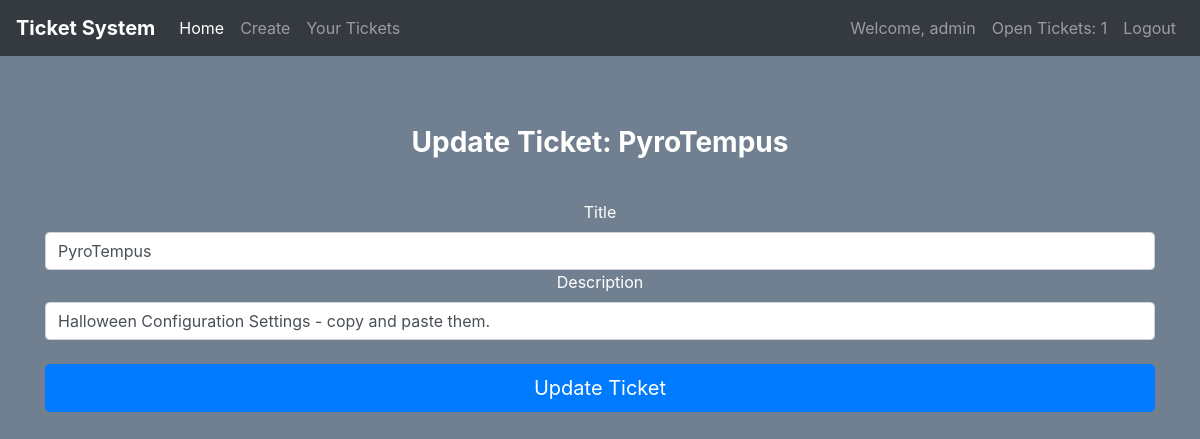
/update/1 (signed in), run on the app's committed database.
### ticketsystem/models.py (models this page shows, shortened)
class User(db.Model, UserMixin):
    id = db.Column(db.Integer(), primary_key=True)
    username = db.Column(db.String(length=30), nullable=False, unique=True)
    email_address = db.Column(db.String(length=50), nullable=False, unique=True)
    password_hash = db.Column(db.String(length=60), nullable=False)
    is_admin = db.Column(db.Boolean(), default=False)
    tickets = db.relationship('Ticket', backref='owned_user', lazy=True)
    @property
    def password(self):
        return self.password

class Ticket(db.Model):
    id = db.Column(db.Integer, primary_key=True)
    name = db.Column(db.String(128), nullable=False)
    description = db.Column(db.String(1024), nullable=False)
    status = db.Column(db.String(16), nullable=False)
    date_created = db.Column(db.DateTime, default=datetime.utcnow)
    owner = db.Column(db.Integer(), db.ForeignKey('user.id'))

### ticketsystem/routes.py (the view, shortened to what this page needs)
@app.route('/update/<int:id>', methods=['POST', 'GET'])
@login_required
def update(id):
    ticket_to_update = Ticket.query.get_or_404(id)
    form = UpdateTicketForm()
    if ticket_to_update.owner != flask_login.current_user.id and not flask_login.current_user.is_admin:
        flash(f'You are not authorized to update that ticket.', category='danger')
        return redirect('/tickets')
    if form.errors != {}:  # If there are not any validation errors
        for err_msg in form.errors.values():
            flash(f'There was an error updating that ticket: {err_msg}', category='danger')
    form.name.data = ticket_to_update.name
    form.description.data = ticket_to_update.description
    return render_template('update_ticket.html', form=form, ticket=ticket_to_update)

### ticketsystem/forms.py
class UpdateTicketForm(FlaskForm):
    name = StringField(label='Title', validators=[DataRequired()])
    description = StringField(label='Description', validators=[Length(min=5, max=1024), DataRequired()])
    submit = SubmitField(label='Update Ticket')

### ticketsystem/models.py (called while the page is built)
@login_manager.user_loader
def load_user(user_id):
    return User.query.get(int(user_id))

### ticketsystem/templates/update_ticket.html (shortened to what this page needs)
{% extends 'base.html' %}
{% block body %}
<body class="text-center">
    <div class="container">
        <form method="POST" class="form-register" style="color:white">
            <h1 class="h3 mb-3 font-weight-normal", style="margin-top:2.5em">
                <b>Update Ticket: {{ticket.name}}</b>
            </h1>
            <br>
            {{ form.name.label() }}
            {{ form.name(class="form-control", placeholder="Title") }}
            {{ form.description.label() }}
            {{ form.description(class="form-control", placeholder="Description") }}
            <br>
            {{ form.submit(class="btn btn-lg btn-block btn-primary") }}
        </form>
    </div>
</body>
{% endblock %}

### ticketsystem/templates/base.html (shortened to what this page needs)
<!DOCTYPE html>
<html lang="en">
<head>
</head>
<body style="background-color:SlateGray;">
    <link rel="stylesheet" href="https://cdn.jsdelivr.net/npm/bootstrap@4.5.3/dist/css/bootstrap.min.css">
    <nav class="navbar navbar-expand-md navbar-dark bg-dark">
        <a class="navbar-brand" href="/"><b>Ticket System</b></a>
          <div class="collapse navbar-collapse" id="navbarNav">
            <ul class="navbar-nav mr-auto">
                <li class="nav-item active">
                    <a class="nav-link" href="/">Home <span class="sr-only">(current)</span></a>
                </li>
                <li class="nav-item">
                    <a class="nav-link" href="/create">Create</a>
                </li>
                <li class="nav-item">
                    <a class="nav-link" href="/tickets">Your Tickets</a>
                </li>
            </ul>
              {% if current_user.is_authenticated %}
                <ul class="navbar-nav">
                    <li class="nav-item">
                        <a class="nav-link">Welcome, {{ current_user.username }}</a>
                    </li>
                    <li class="nav-item">
                        <a class="nav-link">Open Tickets: {{ current_user.tickets|length }}</a>
                    </li>
                    <li class="nav-item">
                        <a class="nav-link" href="/logout">Logout</a>
                    </li>
                </ul>
              {% endif %}
          </div>
    </nav>
    {% block body %}{% endblock %}
</body>
</html>

### data on the page
User: username "admin"
Ticket: name "PyroTempus", description "Halloween Configuration Settings - copy and paste them."

### other printed values
{{ current_user.tickets|length }} "1"
